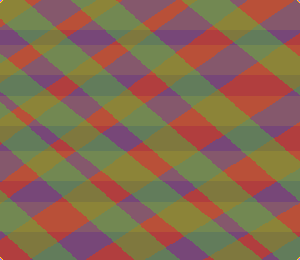
#> input picture test.png, 300 x 260 px
$ python openCV.py
#> lines starting #> are read from the running program, lines starting #| are printed output that depends on the picture; after the words box and inside, x2 and y2 are one past the last pixel; in counts of white or black regions, pixels touching at a corner belong together
import numpy as np
import cv2
import time

subRegionsPerRow = 20
colorCloseness = 0.10
numOfRequiredSkinPixels = 5

def doloci_barvo_koze(slika, spodnjaMeja = np.array([0, 0, 0]), zgornjaMeja = np.array([0, 0, 0])):
    def mouse_callback(event, x, y, flags, param):
        if event == cv2.EVENT_LBUTTONDOWN:
            color = slika[y, x]
            spodnjaMeja[:] = np.clip(color - color * colorCloseness, 0, 255)
            zgornjaMeja[:] = np.clip(color + color * colorCloseness, 0, 255)

    cv2.setMouseCallback("ORV vaja 1", mouse_callback)
    return (spodnjaMeja,zgornjaMeja)

def zmanjsaj_sliko(slika,sirina,visina):
    pomanjsana_slika = cv2.resize(slika, (sirina, visina))
    return pomanjsana_slika

def obdelaj_sliko_s_skatlami(slika, sirina_skatle, visina_skatle, barva_koze):
    subBoxes = []
    for i in range(0, slika.shape[0], visina_skatle):
        for j in range(0, slika.shape[1], sirina_skatle):
            topLeft = (j, i)
            bottomRight = (j + sirina_skatle, i + visina_skatle)
            numOfSkinPixels = prestej_piksle_z_barvo_koze((slika[topLeft[1]:bottomRight[1], topLeft[0]:bottomRight[0]]),barva_koze)
            subBoxes.append((topLeft, bottomRight, numOfSkinPixels))

    return subBoxes

def prestej_piksle_z_barvo_koze(slika, barva_koze):
    spodnjaMeja, zgornjaMeja = barva_koze
    mask = cv2.inRange(slika, spodnjaMeja, zgornjaMeja)
    return cv2.countNonZero(mask)

def main():
    window_name = "ORV vaja 1"
    cv2.namedWindow(window_name, cv2.WINDOW_NORMAL)
    spodnjaMeja = np.array([0, 0, 0])
    zgornjaMeja = np.array([255, 255, 255])
    prev_time = time.time()
    while True:
        img = cv2.imread("test.png")
#> img is the input picture: shape (260, 300, 3); mean B, G, R 79.6, 104.3, 135.8
        img = zmanjsaj_sliko(img, 260, 300)
#> in zmanjsaj_sliko, `pomanjsana_slika = cv2.resize(slika, (sirina, visina))`:
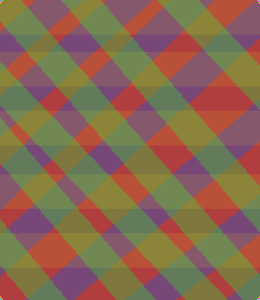
#> pomanjsana_slika: shape (300, 260, 3); mean B, G, R 79.6, 104.3, 135.8
        cv2.waitKey(10)

        spodnjaMeja, zgornjaMeja = doloci_barvo_koze(img, spodnjaMeja, zgornjaMeja)
#> spodnjaMeja = [0, 0, 0]; zgornjaMeja = [255, 255, 255]

        subBoxes = obdelaj_sliko_s_skatlami(img, 260//subRegionsPerRow, 300//subRegionsPerRow, (spodnjaMeja, zgornjaMeja))
        for i in subBoxes:
            topLeft = i[0]
            bottomRight = i[1]
            numOfSkinPixels = i[2]
            if numOfSkinPixels > numOfRequiredSkinPixels:
                cv2.rectangle(img, topLeft, bottomRight, (0, 255, 0), 1)
#> this loop made 400 passes
#> i on passes 1 to 3: ((0, 0), (13, 15), 195), ((13, 0), (26, 15), 195), ((26, 0), (39, 15), 195)
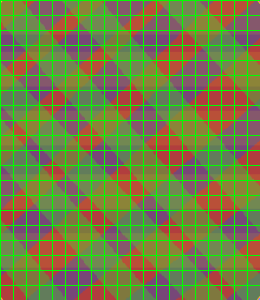
#> img: shape (300, 260, 3); 13.85% of pixels changed, all inside (x1, y1, x2, y2) = (0, 0, 260, 300)

        current_time = time.time()
        fps = 1 / (current_time - prev_time)
        prev_time = current_time

        cv2.imshow(window_name, img)
        if cv2.waitKey(1) & 0xFF == ord('q'):
#> (key q is pressed here)
            break

    cv2.destroyAllWindows()

if __name__ == '__main__':
    print("works!")
    main()

#test
